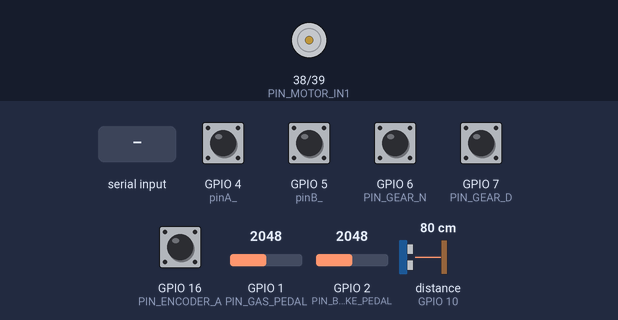
Bench run of a sketch on a simulated ESP32. On the bench: motor-driver pin pairs drawn as motors (green arrow = first pin HIGH = forward, orange = second pin HIGH = backward, longer = more drive, scaled by the enable pin). Wiring (inferred from the names in the program): ultrasonic range finder: trigger GPIO 9; echo GPIO 10. The inputs (shaded band) are chosen by the test bench; at power-on: GPIO 4 (pinA_), GPIO 5 (pinB_), GPIO 6 (PIN_GEAR_N), GPIO 7 (PIN_GEAR_D), GPIO 16 (PIN_ENCODER_A) HIGH, GPIO 1 (PIN_GAS_PEDAL) = 2048, GPIO 2 (PIN_BRAKE_PEDAL) = 2048, distance to the obstacle (sensor on GPIO 10) 80 cm (analog values on the 0–4095 scale). The echo pulse lasts 58.3 µs per cm; what the sketch prints to the serial monitor is not drawn.

Above: at 1.2 s.
1.3 s: "5\n" received over Serial
At 1.7 s:
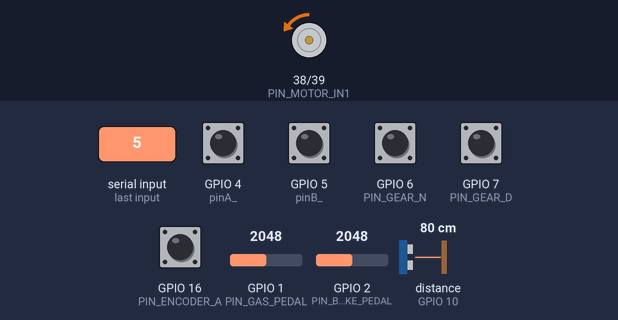
2.8 s: "90\n" received over Serial
At 4.0 s:
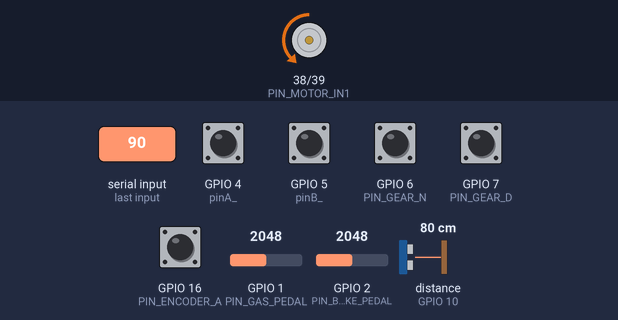
4.3 s: "200\n" received over Serial
At 5.2 s:
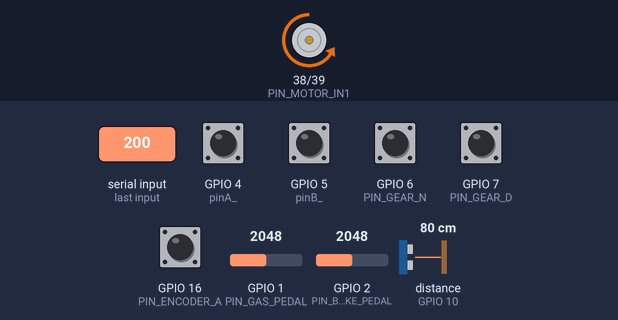
Timing chart, 0 to 7.3 s (numbered marks = the images above; inputs shaded):
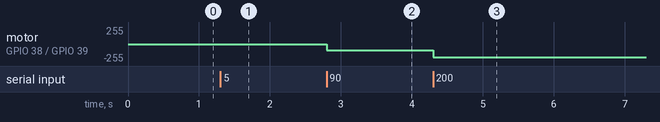

The sketch:

CruiseControl.ino
```cpp
#include <Arduino.h>
#include "Encoder.h"
#include "PedalRead.h"
#include "ReadUltrasonic.h"
#include "SendToLabVIEW.h"
#include "ReceiveFromLabVIEW.h"
#include "SetMotor.h"
#include "GearPosition.h"

static const uint8_t PIN_ENCODER_A = 16;
static const uint8_t PIN_ENCODER_B = 17;

static const uint8_t PIN_GAS_PEDAL = 1;
static const uint8_t PIN_BRAKE_PEDAL = 2;

static const uint8_t PIN_MOTOR_PWM = 40;
static const uint8_t PIN_MOTOR_IN1 = 38;
static const uint8_t PIN_MOTOR_IN2 = 39;

static const uint8_t PIN_ULTRASONIC_TRIG = 9;
static const uint8_t PIN_ULTRASONIC_ECHO = 10;

static const uint8_t PIN_GEAR_P = 4;
static const uint8_t PIN_GEAR_R = 5;
static const uint8_t PIN_GEAR_N = 6;
static const uint8_t PIN_GEAR_D = 7;

static const uint16_t ENCODER_PULSES_PER_CHANNEL = 11;
static const float GEAR_RATIO = 9.6f;

void setup()
{
	Serial.begin(115200);

	Encoder_begin(PIN_ENCODER_A, PIN_ENCODER_B, ENCODER_PULSES_PER_CHANNEL, GEAR_RATIO);

	pedal_read_begin(PIN_GAS_PEDAL, PIN_BRAKE_PEDAL);

	read_ultrasonic_begin(PIN_ULTRASONIC_TRIG, PIN_ULTRASONIC_ECHO);

	send_to_labview_begin();

	receive_from_labview_begin();

	gear_begin(PIN_GEAR_P, PIN_GEAR_R, PIN_GEAR_N, PIN_GEAR_D);

	set_motor_begin(PIN_MOTOR_PWM, PIN_MOTOR_IN1, PIN_MOTOR_IN2);

	Serial.println("Cruise Control Ready");
}

void loop()
{
	Encoder_update();

	pedal_read_update();

	read_ultrasonic_update();

	receive_from_labview_update();

	gear_update();

	send_to_labview_update(
		Encoder_getRPM(),
		pedal_read_get_gas_value(),
		pedal_read_get_brake_value(),
		read_ultrasonic_get_distance_cm(),
		gear_get_position());
}
```

Encoder.cpp
```cpp
#include "Encoder.h"

namespace
{
const uint32_t MICROS_PER_SECOND = 1000000UL;
const uint32_t SIGNAL_TIMEOUT_US = 200000UL;

const uint8_t CYCLE_AVERAGE_COUNT = 2;

uint8_t pinA_ = 4;
uint8_t pinB_ = 5;

uint16_t pulsesPerChannel_ = 11;
float gearRatio_ = 9.6f; // Loại 620RPM thì TST=9.6; Loại 130RPM thì TST=46.8

float pulsesPerOutputRev_ = 1.0f;

volatile long pulseCount_ = 0;

volatile uint32_t currentTimeUs_ = 0;
volatile uint32_t previousTimeUs_ = 0;

volatile uint32_t cycleUs_ = 0;
volatile uint32_t cycleSumUs_ = 0;
volatile uint8_t cycleCounter_ = 0;

volatile int8_t direction_ = 0;

float frequencyHz_ = 0.0f;
float rpm_ = 0.0f;
}

static void Encoder_isrA(void);

void Encoder_begin(uint8_t pinA, uint8_t pinB, uint16_t pulsesPerChannel, float gearRatio)
{
	pinA_ = pinA;
	pinB_ = pinB;

	pulsesPerChannel_ = pulsesPerChannel;
	gearRatio_ = gearRatio;

	pulsesPerOutputRev_ = (float)pulsesPerChannel_ * gearRatio_;

	pinMode(pinA_, INPUT_PULLUP);
	pinMode(pinB_, INPUT_PULLUP);

	attachInterrupt(digitalPinToInterrupt(pinA_), Encoder_isrA, RISING);
}

void Encoder_update(void)
{
	uint32_t cycleLocal;
	uint32_t currentTimeLocal;
	int8_t directionLocal;

	noInterrupts();

	cycleLocal = cycleUs_;
	currentTimeLocal = currentTimeUs_;
	directionLocal = direction_;

	interrupts();

	if (((micros() - currentTimeLocal) <= SIGNAL_TIMEOUT_US) && (cycleLocal > 0))
	{
		frequencyHz_ = (float)MICROS_PER_SECOND / (float)cycleLocal;
		// CycleUs has units of us. To convert to s, multiply by 10^-6. Therefore, f = 1/cycleUs * 10^-6 = 10^6/cycleUs
	}
	else
	{
		frequencyHz_ = 0.0f;
		directionLocal = 0;
	}

	rpm_ = (frequencyHz_ * 60.0f) / pulsesPerOutputRev_;
	// Pulses/second divided by pulses/revolutions = revolutions/second. Multiply by 60 -> revolutions/second * seconds/minute = RPM
	rpm_ *= directionLocal;
}

uint32_t Encoder_getCycleUs(void)
{
	noInterrupts();

	uint32_t value = cycleUs_;

	interrupts();

	return value;
}

float Encoder_getFrequencyHz(void)
{
	return frequencyHz_;
}

float Encoder_getRPM(void)
{
	return rpm_;
}

int8_t Encoder_getDirection(void)
{
	noInterrupts();

	int8_t value = direction_;

	interrupts();

	return value;
}

long Encoder_getPulseCount(void)
{
	noInterrupts();

	long value = pulseCount_;

	interrupts();

	return value;
}

static void Encoder_isrA(void)
{
	previousTimeUs_ = currentTimeUs_;
	currentTimeUs_ = micros();

	uint32_t cycle = currentTimeUs_ - previousTimeUs_;

	cycleSumUs_ += cycle;
	cycleCounter_++;

	if (cycleCounter_ >= CYCLE_AVERAGE_COUNT)
	{
		cycleUs_ = cycleSumUs_ / CYCLE_AVERAGE_COUNT;

		cycleSumUs_ = 0;
		cycleCounter_ = 0;
	}

	bool b = digitalRead(pinB_);

	if (b == LOW)
	{
		pulseCount_++;
		direction_ = 1;
	}
	else
	{
		pulseCount_--;
		direction_ = -1;
	}
}
```

Encoder.h
```cpp
#ifndef ENCODER_H
#define ENCODER_H

#include <Arduino.h>

void Encoder_begin(uint8_t pinA, uint8_t pinB, uint16_t pulsesPerChannel, float gearRatio);

void Encoder_update(void);

uint32_t Encoder_getCycleUs(void);

float Encoder_getFrequencyHz(void);

float Encoder_getRPM(void);

int8_t Encoder_getDirection(void);

long Encoder_getPulseCount(void);

#endif
```

GearPosition.cpp
```cpp
#include "GearPosition.h"
/* State machine for gear shifts with interlocks
 * - current_gear_: validated gear reported to LabVIEW
 * - requested_gear_: driver request from buttons (debounced)
 * - transition validation is done in is_shift_allowed()
 */

#include "Encoder.h"
#include "PedalRead.h"

namespace
{
uint8_t pin_p_ = 0;
uint8_t pin_r_ = 0;
uint8_t pin_n_ = 0;
uint8_t pin_d_ = 0;

int8_t current_gear_ = GEAR_P;
int8_t requested_gear_ = GEAR_P;

const uint8_t DEBOUNCE_READS = 5;

uint8_t samples_p_ = 0;
uint8_t samples_r_ = 0;
uint8_t samples_n_ = 0;
uint8_t samples_d_ = 0;

/* track stable active state to detect press events (buttons active-low) */
bool active_p_ = false;
bool active_r_ = false;
bool active_n_ = false;
bool active_d_ = false;

/* Thresholds and helpers */
const uint16_t BRAKE_FULL_THRESHOLD = 4000; /* ADC 12-bit full press threshold */

static bool is_brake_full(void)
{
    return pedal_read_get_brake_value() >= BRAKE_FULL_THRESHOLD;
}

static float current_rpm(void)
{
    return Encoder_getRPM();
}

/* Centralized shift validation function
 * - from: current gear
 * - to: requested gear
 * - rpm: current rpm
 * - brake_full: boolean brake state
 * Returns true only if transition allowed at this moment
 */
static bool is_shift_allowed(int8_t from, int8_t to, float rpm, bool brake_full)
{
    if (from == to)
        return false; /* no change */

    /* When RPM != 0, disallow any shift originating from D or R */
    if (rpm != 0.0f && (from == GEAR_D || from == GEAR_R))
        return false;

    /* P->D, P->R, N->D, N->R require brake full and rpm == 0 */
    if ((from == GEAR_P && (to == GEAR_D || to == GEAR_R)) || (from == GEAR_N && (to == GEAR_D || to == GEAR_R)))
    {
        return (rpm == 0.0f) && brake_full;
    }

    /* other transitions allowed */
    return true;
}

/* Apply shift: update current gear */
static void apply_shift(int8_t to)
{
    current_gear_ = to;
}

/* Handle a single press event: validate immediately and apply or ignore */
static void handle_request_event(int8_t req)
{
    if (req == current_gear_)
        return; /* no change requested */

    float rpm = current_rpm();
    bool brake_full = is_brake_full();

    if (is_shift_allowed(current_gear_, req, rpm, brake_full))
    {
        apply_shift(req);
    }
    else
    {
        /* reject: do nothing, do not remember request */
    }
}

} /* end anonymous namespace */

void gear_begin(uint8_t pin_p, uint8_t pin_r, uint8_t pin_n, uint8_t pin_d)
{
    pin_p_ = pin_p;
    pin_r_ = pin_r;
    pin_n_ = pin_n;
    pin_d_ = pin_d;

    pinMode(pin_p_, INPUT_PULLUP);
    pinMode(pin_r_, INPUT_PULLUP);
    pinMode(pin_n_, INPUT_PULLUP);
    pinMode(pin_d_, INPUT_PULLUP);

    current_gear_ = GEAR_P;
    requested_gear_ = GEAR_P;
}

/* Debounce buttons, set request, validate and apply transition */
void gear_update(void)
{
    /* debounce reads: active low buttons */
    if (digitalRead(pin_p_) == LOW) samples_p_++; else if (samples_p_) samples_p_--;
    if (digitalRead(pin_r_) == LOW) samples_r_++; else if (samples_r_) samples_r_--;
    if (digitalRead(pin_n_) == LOW) samples_n_++; else if (samples_n_) samples_n_--;
    if (digitalRead(pin_d_) == LOW) samples_d_++; else if (samples_d_) samples_d_--;

    /* handle press events when debounce crosses threshold (active-low) */
    if (samples_p_ >= DEBOUNCE_READS)
    {
        samples_p_ = DEBOUNCE_READS;
        samples_r_ = samples_n_ = samples_d_ = 0;
        if (!active_p_)
        {
            active_p_ = true; /* press event */
            handle_request_event(GEAR_P);
        }
    }
    else
    {
        if (samples_p_ > 0)
            ;
        else if (active_p_)
            active_p_ = false; /* release */
    }

    if (samples_r_ >= DEBOUNCE_READS)
    {
        samples_r_ = DEBOUNCE_READS;
        samples_p_ = samples_n_ = samples_d_ = 0;
        if (!active_r_)
        {
            active_r_ = true;
            handle_request_event(GEAR_R);
        }
    }
    else
    {
        if (samples_r_ > 0)
            ;
        else if (active_r_)
            active_r_ = false;
    }

    if (samples_n_ >= DEBOUNCE_READS)
    {
        samples_n_ = DEBOUNCE_READS;
        samples_p_ = samples_r_ = samples_d_ = 0;
        if (!active_n_)
        {
            active_n_ = true;
            handle_request_event(GEAR_N);
        }
    }
    else
    {
        if (samples_n_ > 0)
            ;
        else if (active_n_)
            active_n_ = false;
    }

    if (samples_d_ >= DEBOUNCE_READS)
    {
        samples_d_ = DEBOUNCE_READS;
        samples_p_ = samples_r_ = samples_n_ = 0;
        if (!active_d_)
        {
            active_d_ = true;
            handle_request_event(GEAR_D);
        }
    }
    else
    {
        if (samples_d_ > 0)
            ;
        else if (active_d_)
            active_d_ = false;
    }
}

int8_t gear_get_position(void)
{
    return current_gear_;
}
```

GearPosition.h
```cpp
#ifndef GEAR_POSITION_H
#define GEAR_POSITION_H

#include <Arduino.h>

/* Gear position constants */
#define GEAR_P 0
#define GEAR_R 1
#define GEAR_N 2
#define GEAR_D 3

/* Initialize gear input pins */
void gear_begin(uint8_t pin_p, uint8_t pin_r, uint8_t pin_n, uint8_t pin_d);

/* Run debounced state machine and apply validated shifts */
void gear_update(void);

/* Get current (validated) gear */
int8_t gear_get_position(void);

#endif
```

PedalRead.cpp
```cpp
#include "PedalRead.h"

namespace
{
const uint8_t FILTER_SIZE = 16;

uint8_t gas_pin_ = 0;
uint8_t brake_pin_ = 0;

uint16_t gas_value_ = 0;
uint16_t brake_value_ = 0;

uint16_t gas_buffer_[FILTER_SIZE];
uint16_t brake_buffer_[FILTER_SIZE];

uint32_t gas_sum_ = 0;
uint32_t brake_sum_ = 0;

uint8_t filter_index_ = 0;
bool filter_ready_ = false;
}

void pedal_read_begin(uint8_t gas_pin, uint8_t brake_pin)
{
	gas_pin_ = gas_pin;
	brake_pin_ = brake_pin;

	pinMode(gas_pin_, INPUT);
	pinMode(brake_pin_, INPUT);

	analogReadResolution(12);

	for (uint8_t i = 0; i < FILTER_SIZE; i++)
	{
		gas_buffer_[i] = 0;
		brake_buffer_[i] = 0;
	}

	gas_sum_ = 0;
	brake_sum_ = 0;

	filter_index_ = 0;
	filter_ready_ = false;
}

void pedal_read_update(void)
{
	uint16_t gas_raw_value = analogRead(gas_pin_);
	uint16_t brake_raw_value = analogRead(brake_pin_);

	gas_sum_ -= gas_buffer_[filter_index_];
	brake_sum_ -= brake_buffer_[filter_index_];

	gas_buffer_[filter_index_] = gas_raw_value;
	brake_buffer_[filter_index_] = brake_raw_value;

	gas_sum_ += gas_raw_value;
	brake_sum_ += brake_raw_value;

	filter_index_++;

	if (filter_index_ >= FILTER_SIZE)
	{
		filter_index_ = 0;
		filter_ready_ = true;
	}

	uint8_t sample_count = filter_ready_ ? FILTER_SIZE : filter_index_;

	if (sample_count == 0)
	{
		return;
	}

	gas_value_ = gas_sum_ / sample_count;
	brake_value_ = brake_sum_ / sample_count;
}

uint16_t pedal_read_get_gas_value(void)
{
	return gas_value_;
}

uint16_t pedal_read_get_brake_value(void)
{
	return brake_value_;
}
```

PedalRead.h
```cpp
#ifndef PEDAL_READ_H
#define PEDAL_READ_H

#include <Arduino.h>

void pedal_read_begin(uint8_t gas_pin, uint8_t brake_pin);

void pedal_read_update(void);

uint16_t pedal_read_get_gas_value(void);

uint16_t pedal_read_get_brake_value(void);

#endif
```

ReadUltrasonic.cpp
```cpp
#include "ReadUltrasonic.h"

namespace
{
const uint32_t ECHO_TIMEOUT_US = 30000UL;
const uint32_t MEASURE_PERIOD_MS = 50UL;

uint8_t trig_pin_ = 0;
uint8_t echo_pin_ = 0;

uint16_t distance_cm_ = 0;

uint32_t last_measure_time_ms_ = 0;
}

void read_ultrasonic_begin(uint8_t trig_pin, uint8_t echo_pin)
{
	trig_pin_ = trig_pin;
	echo_pin_ = echo_pin;

	pinMode(trig_pin_, OUTPUT);
	pinMode(echo_pin_, INPUT);

	digitalWrite(trig_pin_, LOW);

	last_measure_time_ms_ = millis();
}

void read_ultrasonic_update(void)
{
	uint32_t current_time_ms;
	uint32_t pulse_width_us;

	current_time_ms = millis();

	if ((current_time_ms - last_measure_time_ms_) < MEASURE_PERIOD_MS)
		return;

	last_measure_time_ms_ = current_time_ms;

	digitalWrite(trig_pin_, LOW);
	delayMicroseconds(2);

	digitalWrite(trig_pin_, HIGH);
	delayMicroseconds(10);

	digitalWrite(trig_pin_, LOW);

	pulse_width_us = pulseIn(echo_pin_, HIGH, ECHO_TIMEOUT_US);

	if (pulse_width_us == 0)
	{
		distance_cm_ = 0;
		return;
	}

	distance_cm_ = (uint16_t)(pulse_width_us / 58UL);
}

uint16_t read_ultrasonic_get_distance_cm(void)
{
	return distance_cm_;
}

/*
 * RISK REVIEW:
 * - pulseIn() vẫn là blocking function.
 * - Timeout sẽ trả về 0 cm.
 * - Chu kỳ đo hiện tại là 50 ms (~20 Hz).
 * - Caller phải gọi read_ultrasonic_update() liên tục trong loop.
 */
```

ReadUltrasonic.h
```cpp
#ifndef READ_ULTRASONIC_H
#define READ_ULTRASONIC_H

#include <Arduino.h>

/* Initialize ultrasonic sensor */

void read_ultrasonic_begin(uint8_t trig_pin, uint8_t echo_pin);

/* Update ultrasonic measurement */

void read_ultrasonic_update(void);

/* Get distance in centimeters */

uint16_t read_ultrasonic_get_distance_cm(void);

#endif
```

ReceiveFromLabVIEW.cpp
```cpp
#include "ReceiveFromLabVIEW.h"
#include "SetMotor.h"

namespace
{
	const size_t RX_BUFFER_SIZE = 32;
	// Use the `size_t` data type to declare the string size.

	char rx_buffer_[RX_BUFFER_SIZE];
	size_t rx_index_ = 0;

	int16_t pwm_value_ = 0;
}

static void parse_buffer(const char *buf);

void receive_from_labview_begin(void)
{
	rx_index_ = 0;
	pwm_value_ = 0;
}

void receive_from_labview_update(void)
{
	while (Serial.available())
	{
		int c = Serial.read();
		// Example -120\n -> '-' '1' '2' '0' '\n'

		if (c < 0)
			continue;

		if (c == '\r')
			continue; /* ignore CR */

		if (c == '\n')
		{
			rx_buffer_[rx_index_] = '\0';
			// Change \n to \0
			parse_buffer(rx_buffer_);
			rx_index_ = 0;
			continue;
		}

		if (rx_index_ < (RX_BUFFER_SIZE - 1))
		{
			rx_buffer_[rx_index_++] = (char)c;
			// Store the character in the buffer and increment the index.
		}
		else
		{
			/* overflow, reset buffer */
			rx_index_ = 0;
		}
	}
}

int16_t receive_from_labview_get_pwm(void)
{
	return pwm_value_;
}

int16_t receive_from_labview_get_value_2(void)
{
	return 0;
}

int16_t receive_from_labview_get_value_3(void)
{
	return 0;
}

static void parse_buffer(const char *buf)
{
	/* skip leading spaces */
	const char *p = buf;

	while (*p == ' ' || *p == '\t')
		p++;

	if (*p == '\0')
		return;

	/* optional sign */
	int sign = 1;
	if (*p == '+')
	{
		sign = 1;
		p++;
	}
	else if (*p == '-')
	{
		sign = -1;
		p++;
	}

	int value = 0;
	bool has_digit = false;

	while (*p >= '0' && *p <= '9')
	{
		has_digit = true;
		int digit = (*p - '0');
		// Convert the character to its integer value by subtracting the ASCII value of '0'.
		/*
		ASCII

		'0' ---- 48
		'1' ---- 49
		'2' ---- 50
		'3' ---- 51
		'4' ---- 52
		'5' ---- 53
		'6' ---- 54
		'7' ---- 55
		'8' ---- 56
		'9' ---- 57
		*/
		value = value * 10 + digit;
		/*	Transform a discrete sequence of numbers into a complete number.
			Example: 1,2,0 -> 1 -> 12 -> 120
		*/
		if (value > 255) /* magnitude overflow */
			return; /* out of range */
		p++;
	}

	/* reject if no digits or invalid trailing characters */
	if (!has_digit)
		return;

	while (*p == ' ' || *p == '\t') /* allow trailing whitespace */
		p++;

	if (*p != '\0')
		return; /* invalid trailing chars */

	int signed_value = value * sign;
	// Apply the sign to the value to get the final signed integer.

	/* final range check -255..255 */
	if (signed_value < -255 || signed_value > 255)
		return;

	pwm_value_ = (int16_t)signed_value;

	/* apply command via motor module */
	set_motor_set_pwm(pwm_value_);
}
```

ReceiveFromLabVIEW.h
```cpp
#ifndef RECEIVE_FROM_LABVIEW_H
#define RECEIVE_FROM_LABVIEW_H

#include <Arduino.h>

void receive_from_labview_begin(void);

void receive_from_labview_update(void);

int16_t receive_from_labview_get_pwm(void);

int16_t receive_from_labview_get_value_2(void);

int16_t receive_from_labview_get_value_3(void);

#endif
```

SendToLabVIEW.cpp
```cpp
#include "SendToLabVIEW.h"

namespace
{
const uint32_t SEND_PERIOD_MS = 20;

uint32_t last_send_time_ms = 0;
}

void send_to_labview_begin(void)
{
	last_send_time_ms = millis();
}

void send_to_labview_update(float rpm_value, uint16_t gas_value, uint16_t brake_value, uint16_t distance_cm, int8_t gear_position)
{
	uint32_t current_time_ms = millis();

	if ((current_time_ms - last_send_time_ms) < SEND_PERIOD_MS)
	{
		return;
	}

	last_send_time_ms = current_time_ms;

	Serial.print((int32_t)rpm_value);
	Serial.print(",");

	Serial.print(gas_value);
	Serial.print(",");

	Serial.print(brake_value);
	Serial.print(",");

	/* send distance then gear position */
	Serial.print(distance_cm);
	Serial.print(",");
	Serial.println((int32_t)gear_position);
}

/*
 * RISK REVIEW:
 * - UART frame format changed from 3 fields to 4 fields.
 * - Caller must update LabVIEW parser.
 * - Distance unit fixed in centimeters.
 */
```

SendToLabVIEW.h
```cpp
#ifndef SEND_TO_LABVIEW_H
#define SEND_TO_LABVIEW_H

#include <Arduino.h>

/* Initialize UART transmit module */

void send_to_labview_begin(void);

/* Send RPM, pedal values, ultrasonic distance and gear position */

void send_to_labview_update(float rpm_value, uint16_t gas_value, uint16_t brake_value, uint16_t distance_cm, int8_t gear_position);

#endif
```

SetMotor.h
```cpp
#ifndef SET_MOTOR_H
#define SET_MOTOR_H

#include <Arduino.h>

void set_motor_begin(uint8_t pwm_pin, uint8_t in1_pin, uint8_t in2_pin);

void set_motor_set_pwm(int16_t pwm_value);

#endif
```

Source omitted: SetMotor.cpp (1099 bytes)

Measured:
- after the input at 1.3 s, motor on GPIO 38 (PIN_MOTOR_IN1) / GPIO 39 (PIN_MOTOR_IN2): stopped → backward 5/255 at once
- after the input at 2.8 s, motor on GPIO 38 (PIN_MOTOR_IN1) / GPIO 39 (PIN_MOTOR_IN2): backward 5/255 → backward 90/255 at once
- after the input at 4.3 s, motor on GPIO 38 (PIN_MOTOR_IN1) / GPIO 39 (PIN_MOTOR_IN2): backward 90/255 → backward 199/255 at once
